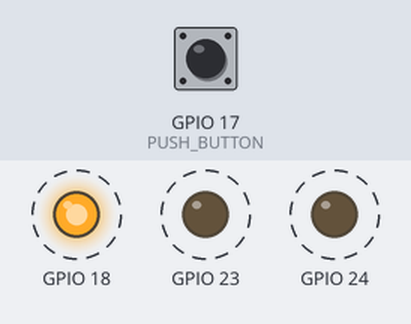
A program run on a simulated Raspberry Pi (BCM pin numbers). On the bench: output pins drawn as LEDs (lit = HIGH). Dashed ring = blinking. Inputs (shaded band) come from the test bench; at power-on: GPIO 17 (PUSH_BUTTON) LOW. What the program prints to the terminal is not drawn.

Above: at 1.2 s.
1.3 s: GPIO 17 (PUSH_BUTTON) pulled HIGH for 0.6 s
Timing chart, 0 to 10.3 s (numbered marks = the images above; inputs shaded):
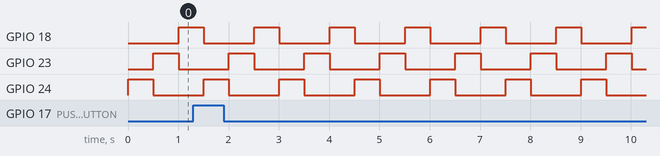

The program:

LED_SX_TEST.py
```python
#!/usr/bin/env python3

import pigpio
import LED_SX
import time

SLEEP = 0.5  # Length of time to sleep

# Connect to a Raspberry Pi on port 8888
pi = pigpio.pi("devw.local", 8888)
if not pi.connected:
    exit(1)


# Keyboard interrupt handler to exit the program gracefully
def keyboard_interrupt_handler(sig, frame):
    print("Keyboard interrupt (ID: {}), cleaning up.".format(sig))
    LED_SX.clean_up_exit(pi, 0)


LED_SX.set_keyboard_interrupt(keyboard_interrupt_handler)

# Configure the pins for output.
LED_SX.configure_pins(pi)

while True:
    for led in LED_SX.colours:
        if led == LED_SX.RED:
            print("RED")
        elif led == LED_SX.GRE:
            print("GREEN")
        elif led == LED_SX.YEL:
            print("YELLOW")
        else:
            print("Bad LED pin.")
        LED_SX.set_led_state(pi, led, 1)
        if LED_SX.read_push_button(pi):
            print("Button pushed.")
        time.sleep(SLEEP)
        LED_SX.set_led_state(pi, led, 0)
    print("")
```

LED_SX.py
```python
import pigpio
import time
import signal

RED = 18  # The red LED is on GPIO pin 18
YEL = 23  # The yellow LED is on GPIO pin 23
GRE = 24  # The green LED is on GPIO pin 24

PUSH_BUTTON = 17  # The push button is on GPIO pin 17

colours = [GRE, YEL, RED]  # All the LEDs in the order we want to work with them.


# This function will configure a list of pins to be GPIO output pins
def configure_pins(gpio):
    for pin in colours:
        gpio.set_mode(pin, pigpio.OUTPUT)
        gpio.set_pull_up_down(pin, pigpio.PUD_OFF)
        gpio.write(pin, 0)
    # Configure push button switch
    gpio.set_pull_up_down(PUSH_BUTTON, pigpio.PUD_OFF)
    gpio.set_mode(PUSH_BUTTON, pigpio.INPUT)


# Set all pins in the list to off. Useful before exiting.
def set_all_leds_off(gpio):
    for pin in colours:
        gpio.write(pin, 0)


# Turn a particular LED on or off
def set_led_state(gpio, led, state):
    if led in colours:
        gpio.write(led, state)


# Cleanup and exit, turn off all the LEDs and disconnect from the Raspberry Pi
def clean_up_exit(gpio, exit_code):
    set_all_leds_off(gpio)
    gpio.stop()
    exit(exit_code)


# Read the button
def read_push_button(gpio):
    return gpio.read(PUSH_BUTTON)


# Sleep but exit on push button press
def sleep_exit_on_button(gpio, seconds):
    if gpio.read(PUSH_BUTTON):
        clean_up_exit(gpio, 0)
    time.sleep(seconds)
    if gpio.read(PUSH_BUTTON):
        clean_up_exit(gpio, 0)


def set_keyboard_interrupt(handler):
    signal.signal(signal.SIGINT, handler)
```

Measured:
- by itself, GPIO 18, GPIO 23, GPIO 24: alternates HIGH for 0.50 s and LOW for 1.0 s
